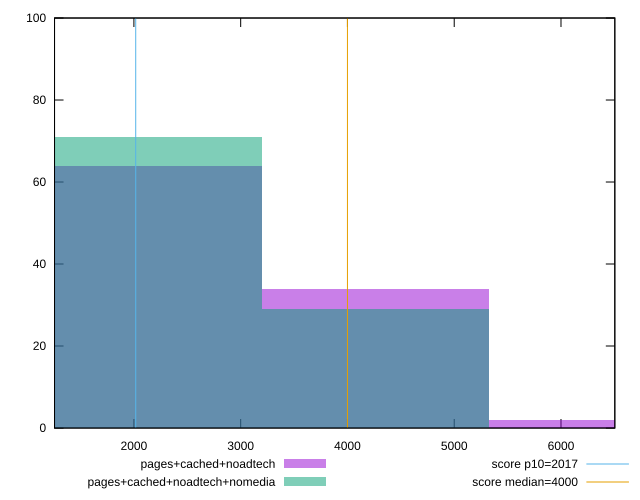

Write the gnuplot code that produced this figure.
reset

$pagesCachedNoadtech <<EOF
2130.2822819237394 64
4260.564563847479 34
6390.846845771219 2
EOF

$pagesCachedNoadtechNomedia <<EOF
2130.2822819237394 71
4260.564563847479 29
EOF

set key outside below
set boxwidth 2130.2822819237394
set xrange [1256.596000000001:6504.179999999997]
set yrange [0:100]
set trange [0:100]
set style fill transparent solid 0.5 noborder

set parametric
set terminal svg size 640, 500 enhanced background rgb 'white'
set output "report_00015_2021-02-09T16-11-33.973Z/mainthread-work-breakdown/comparison/histogram/2_vs_3.svg"

plot $pagesCachedNoadtech title "pages+cached+noadtech" with boxes, \
     $pagesCachedNoadtechNomedia title "pages+cached+noadtech+nomedia" with boxes, \
     2017,t title "score p10=2017", \
     4000,t title "score median=4000"

reset
